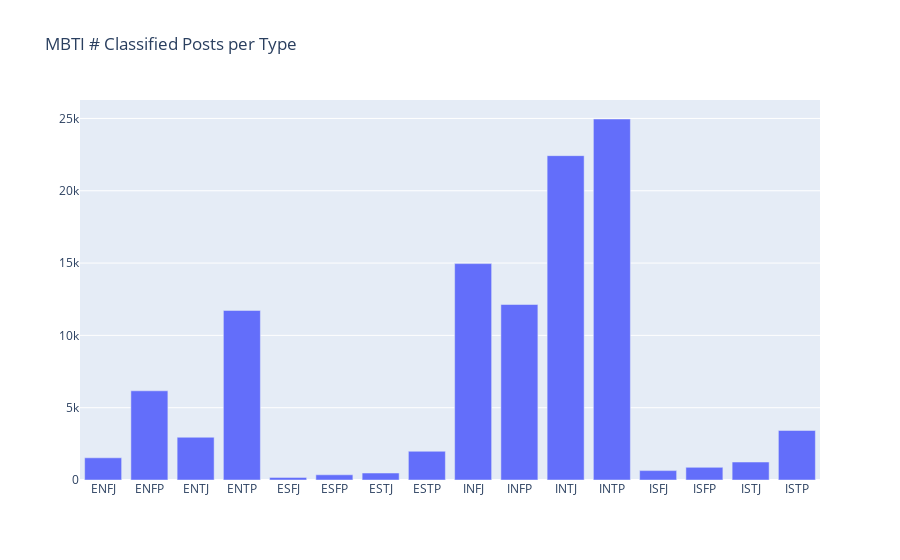

Notebook code for this chart:
### Code cell
#Counting the number of times each type appears in the dataset
df_bar_chart=df.groupby('type').count()


trace1 = go.Bar(x=df_bar_chart.index, y=df_bar_chart['posts'])

data = [trace1]
layout = go.Layout(title='MBTI # Classified Posts per Type')

fig = go.Figure(data=data, layout=layout)

fig.show()

### Figure 1 — Plotly figure (JSON) as saved in the notebook; plotly's stock layout.template omitted (floating-point values rounded to 4 significant figures)
{"data": [{"type": "bar", "x": ["ENFJ", "ENFP", "ENTJ", "ENTP", "ESFJ", "ESFP", "ESTJ", "ESTP", "INFJ", "INFP", "INTJ", "INTP", "ISFJ", "ISFP", "ISTJ", "ISTP"], "y": [1534, 6167, 2955, 11725, 181, 360, 482, 1986, 14963, 12134, 22427, 24961, 650, 875, 1243, 3424]}], "layout": {"title": {"text": "MBTI # Classified Posts per Type"}}}
